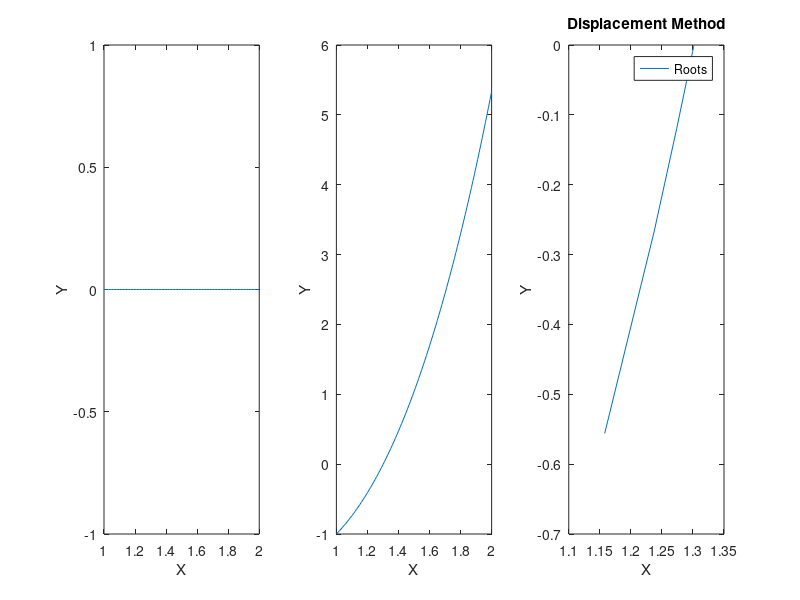

Write the MATLAB code that produced this figure.
%                              Question 5
%        Seyed Ali Maher - Mohammad Zahmatkesh - Seyed Alireza Khayami
%--------------------------------------------------------------------------

clc
clear
close

%----------------------------Calculating Root------------------------------

a = 1;          % start of range
b = 2;          % end of range

counter = 1;
steps = 1;

while counter < 9999
    f_a = (a^3)-(2^sqrt(a));
    f_b = (b^3)-(2^sqrt(b));
    x = ( (a*f_b) - (b*f_a) ) / (f_b-f_a);
    x_n(steps) = x;
    steps = steps+1;
    f_x = (x^3)-(2^sqrt(x));

    if abs(f_x) < 10^(-3)
        x
        break
    elseif (f_a)*(f_x) < 0
        b = x;
    else
        a = x;
    end

    counter = counter+1;
end

xPoints = 1:0.01:2;

for counter=1:length(xPoints)
    y(counter)=0;
end

y2 = (xPoints.^3)-(2.^sqrt(xPoints));

for counter=1:length(x_n)
    y3(counter) = (x_n(counter)^3)-(2^sqrt(x_n(counter)));
end

%--------------------------------------------------------------------------
subplot(1, 3, 1)
plot(xPoints,y)
xlabel('X')
ylabel('Y')

subplot(1, 3, 2)
plot(xPoints,y2)
xlabel('X')
ylabel('Y')

subplot(1, 3, 3)
plot(x_n,y3)
xlabel('X')
ylabel('Y')
title('Displacement Method')
legend('Roots')

disp('num of steps: ')
disp(steps-1)
disp('considered x_n: ')
disp(x_n)